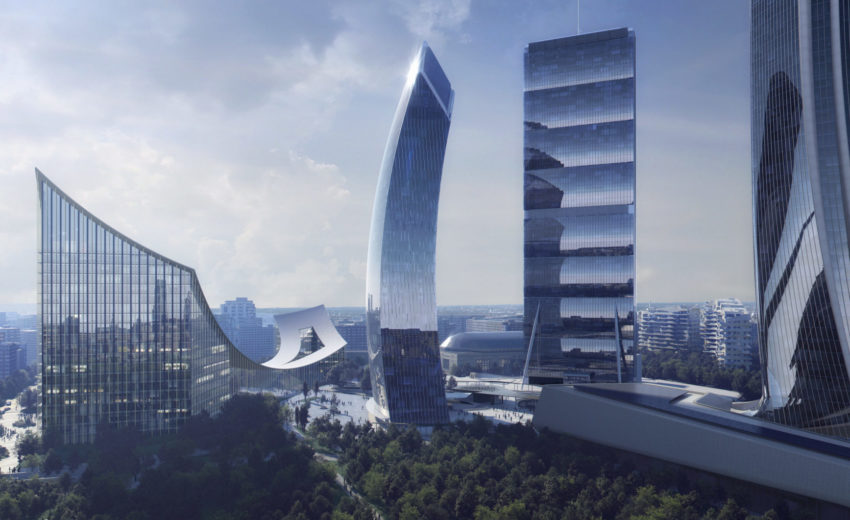
#> input picture img/city.jpg, 850 x 520 px
$ python contours.py
#> lines starting #> are read from the running program, lines starting #| are printed output that depends on the picture; after the words box and inside, x2 and y2 are one past the last pixel; in counts of white or black regions, pixels touching at a corner belong together
import cv2 as cv
import numpy as np

img = cv.imread('img/city.jpg')
#> img is the input picture: shape (520, 850, 3); mean B, G, R 149.5, 127.8, 118.4
cv.imshow('Image', img)

# Blank image that has the size of the image
blank = np.zeros(img.shape, dtype='uint8')
# cv.imshow('Blank', blank)

gray = cv.cvtColor(img, cv.COLOR_BGR2GRAY)
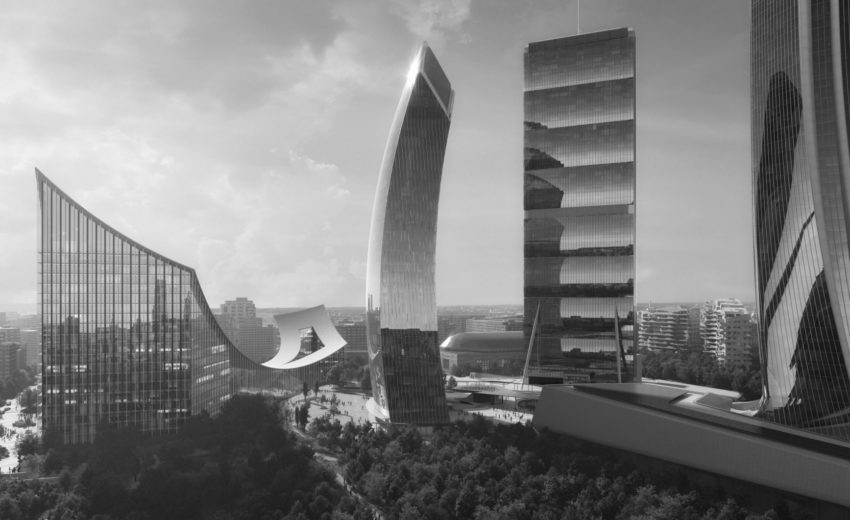
#> gray: shape (520, 850); min 14, max 255, mean 127.5
# cv.imshow('Gray', gray)

blur = cv.GaussianBlur(gray, (5,5), cv.BORDER_DEFAULT)
# cv.imshow('Blur', blur)

# Pass a blurred image to decrease the number of contours
canny = cv.Canny(blur, 125, 175)
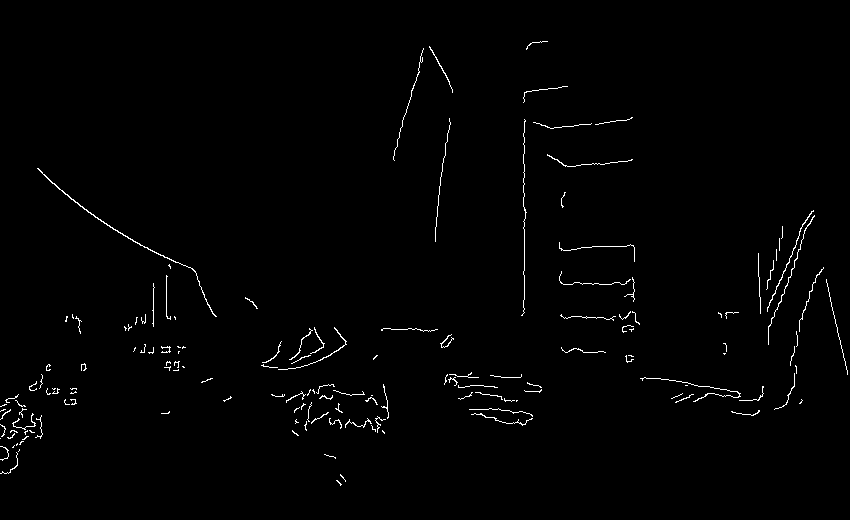
#> canny: shape (520, 850); 1.1% white in thin lines or dots, all inside (x1, y1, x2, y2) = (0, 41, 848, 486)
# cv.imshow('Canny', canny)

# Thresholding an image: binarize the image
# eg. (125, 255)
# if the pixel density is below 125 is gonna be set to 0 so black
# if the pixel is above 255 is gonna be 255 so white
ret, thresh = cv.threshold(gray, 125, 255, cv.THRESH_BINARY)
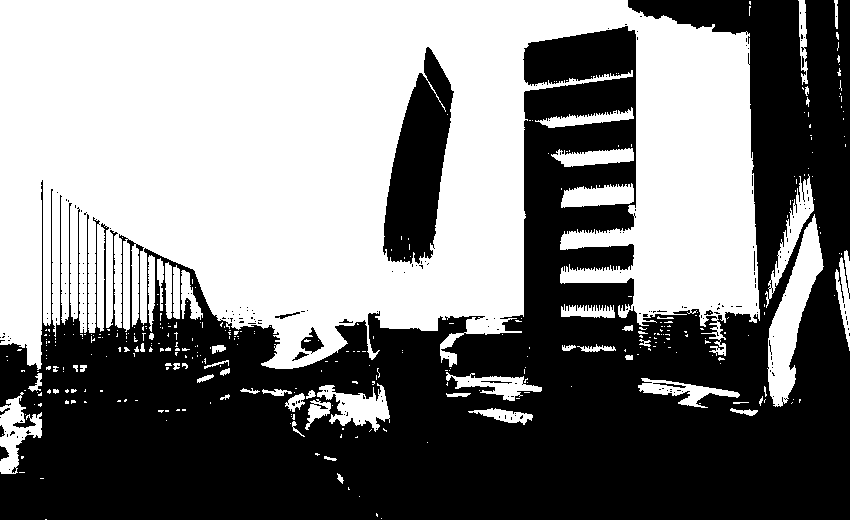
#> thresh: shape (520, 850); 50.5% white; 213 black regions (199 under 20 px)
cv.imshow('Thresh', thresh)

# Find the number of contours are in the image
contours, hierarchy = cv.findContours(thresh, cv.RETR_TREE, cv.CHAIN_APPROX_SIMPLE)
#> contours = 597 contours, 537 with area under 20; largest, box (x1, y1, x2, y2) and area: (0, 0, 760, 370) 207104, (382, 46, 455, 265) 9374, (767, 214, 824, 407) 4192, (317, 383, 390, 432) 1522, (0, 392, 42, 474) 1454
print(f'{len(contours)} contour(s) found')
#| 597 contour(s) found

# Draw contours on blank image
cv.drawContours(blank, contours, -1, (0,0,255), 1)
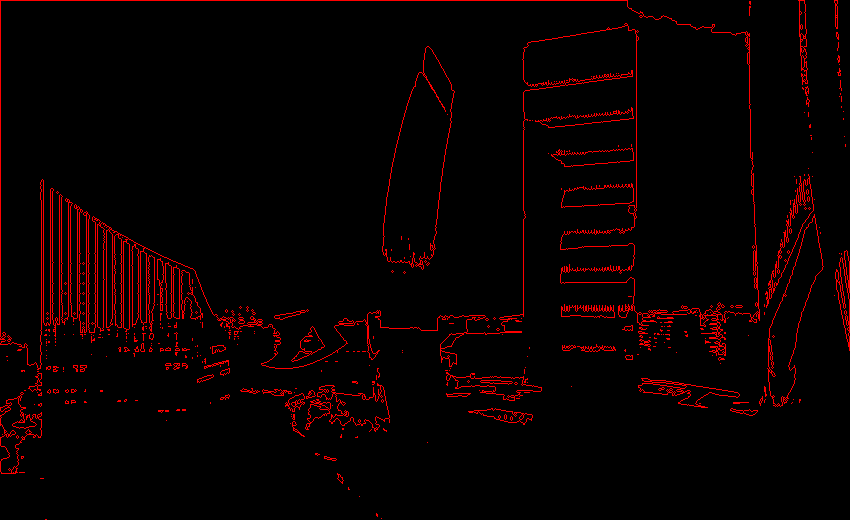
#> blank: shape (520, 850, 3); mean of channels 0, 1, 2 0, 0, 9.5; drawn as B, G, R
cv.imshow('Draw Contours', blank)

cv.waitKey(0)

$ run again, with img/toucan.jpg copied over img/city.jpg
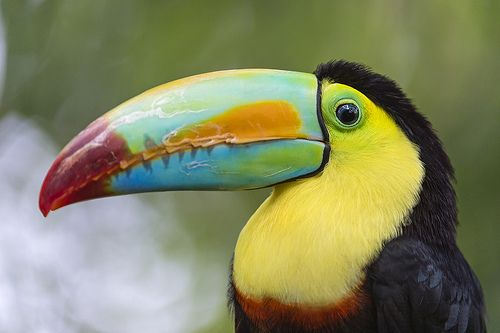
#> input picture img/toucan.jpg, 500 x 333 px
#> img is the input picture: shape (333, 500, 3); mean B, G, R 97.1, 134.3, 131.6
#> canny: shape (333, 500); 1.3% white in thin lines or dots, all inside (x1, y1, x2, y2) = (38, 60, 432, 298)
#> `ret, thresh = cv.threshold(gray, 125, 255, cv.THRESH_BINARY)`:
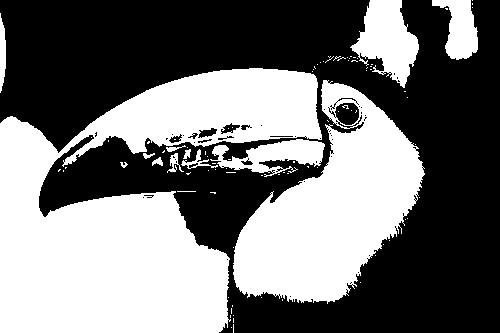
#> thresh: shape (333, 500); 46% white; 94 white regions (81 under 20 px)
#> contours = 199 contours, 172 with area under 20; largest, box (x1, y1, x2, y2) and area: (0, 68, 322, 333) 45558, (233, 80, 425, 304) 22528, (350, 0, 419, 88) 3242, (210, 139, 325, 177) 1969, (432, 0, 478, 60) 1536
#| 199 contour(s) found
#> `cv.drawContours(blank, contours, -1, (0,0,255), 1)`:
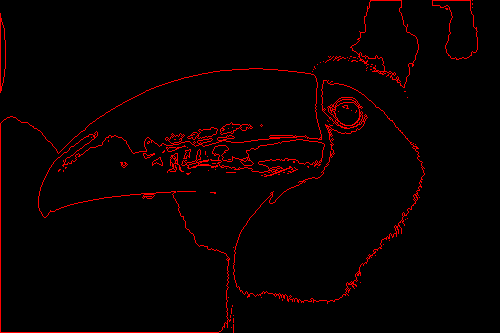
#> blank: shape (333, 500, 3); mean of channels 0, 1, 2 0, 0, 7.6; drawn as B, G, R
